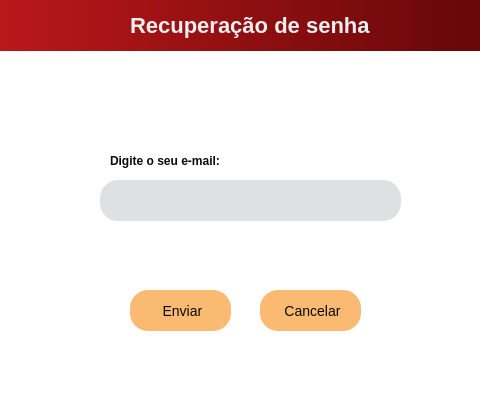
<?xml version="1.0" encoding="UTF-8"?>
<ui version="4.0">
 <class>EmailRecoveryWindow</class>
 <widget class="QDialog" name="EmailRecoveryWindow">
  <property name="geometry">
   <rect>
    <x>0</x>
    <y>0</y>
    <width>480</width>
    <height>400</height>
   </rect>
  </property>
  <property name="sizePolicy">
   <sizepolicy hsizetype="Fixed" vsizetype="Fixed">
    <horstretch>0</horstretch>
    <verstretch>0</verstretch>
   </sizepolicy>
  </property>
  <property name="font">
   <font>
    <family>Segoe UI</family>
   </font>
  </property>
  <property name="windowTitle">
   <string>Eureka®</string>
  </property>
  <property name="windowOpacity">
   <double>1.000000000000000</double>
  </property>
  <property name="styleSheet">
   <string notr="true">* {
    background-color: #ffffff;
	font-style: &quot;Segoe UI&quot;;
 	color: #0B090A;
}

QLabel {
    color: #0B090A;
    font-size: 12px;
    font-weight: bold;
}

QLineEdit {
    background-color: #DFE0E2;
    padding-left: 15px;
    border-radius: 18px;
	font-size: 14px;
}

QPushButton {
    background-color: #fbba72;
    border: 2px;
    border-radius: 18px;
    font-size: 14px;
    font-weight: regular;
}

QPushButton:hover {
    background-color: #399918;
    color: #EEEEEE
}

QPushButton:pressed {
    background-color: #6703c5;
    color: #EEEEEE;
}
</string>
  </property>
  <widget class="QLineEdit" name="email_field">
   <property name="geometry">
    <rect>
     <x>100</x>
     <y>180</y>
     <width>301</width>
     <height>41</height>
    </rect>
   </property>
   <property name="minimumSize">
    <size>
     <width>301</width>
     <height>41</height>
    </size>
   </property>
   <property name="font">
    <font>
     <family>Segoe UI</family>
     <pointsize>-1</pointsize>
     <strikeout>false</strikeout>
    </font>
   </property>
   <property name="focusPolicy">
    <enum>Qt::ClickFocus</enum>
   </property>
   <property name="inputMask">
    <string/>
   </property>
   <property name="text">
    <string/>
   </property>
   <property name="maxLength">
    <number>30</number>
   </property>
   <property name="clearButtonEnabled">
    <bool>true</bool>
   </property>
  </widget>
  <widget class="QLabel" name="email_label">
   <property name="geometry">
    <rect>
     <x>110</x>
     <y>150</y>
     <width>171</width>
     <height>21</height>
    </rect>
   </property>
   <property name="font">
    <font>
     <family>Segoe UI</family>
     <pointsize>-1</pointsize>
     <weight>75</weight>
     <bold>true</bold>
    </font>
   </property>
   <property name="styleSheet">
    <string notr="true">QLabel {
    color: #0B090A;
    font-size: 12px;
    font-weight: bold;
	font-style: &quot;Segoe UI&quot;;
}</string>
   </property>
   <property name="text">
    <string>Digite o seu e-mail:</string>
   </property>
  </widget>
  <widget class="QPushButton" name="btn_send_email">
   <property name="geometry">
    <rect>
     <x>130</x>
     <y>290</y>
     <width>101</width>
     <height>41</height>
    </rect>
   </property>
   <property name="minimumSize">
    <size>
     <width>0</width>
     <height>41</height>
    </size>
   </property>
   <property name="font">
    <font>
     <pointsize>-1</pointsize>
    </font>
   </property>
   <property name="focusPolicy">
    <enum>Qt::TabFocus</enum>
   </property>
   <property name="styleSheet">
    <string notr="true"/>
   </property>
   <property name="text">
    <string> Enviar</string>
   </property>
   <property name="icon">
    <iconset resource="../static/resource.qrc">
     <normaloff>:/icon/icon/enviar.png</normaloff>:/icon/icon/enviar.png</iconset>
   </property>
   <property name="iconSize">
    <size>
     <width>16</width>
     <height>16</height>
    </size>
   </property>
  </widget>
  <widget class="QPushButton" name="btn_close">
   <property name="geometry">
    <rect>
     <x>260</x>
     <y>290</y>
     <width>101</width>
     <height>41</height>
    </rect>
   </property>
   <property name="minimumSize">
    <size>
     <width>0</width>
     <height>41</height>
    </size>
   </property>
   <property name="font">
    <font>
     <pointsize>-1</pointsize>
    </font>
   </property>
   <property name="focusPolicy">
    <enum>Qt::TabFocus</enum>
   </property>
   <property name="styleSheet">
    <string notr="true">QPushButton:hover {
    background-color: #d60000;
    color: #EEEEEE
}</string>
   </property>
   <property name="text">
    <string> Cancelar</string>
   </property>
   <property name="icon">
    <iconset resource="../static/resource.qrc">
     <normaloff>:/icon/icon/excluir (1).png</normaloff>:/icon/icon/excluir (1).png</iconset>
   </property>
   <property name="iconSize">
    <size>
     <width>16</width>
     <height>16</height>
    </size>
   </property>
  </widget>
  <widget class="QWidget" name="window_title_bar" native="true">
   <property name="geometry">
    <rect>
     <x>0</x>
     <y>0</y>
     <width>481</width>
     <height>51</height>
    </rect>
   </property>
   <property name="styleSheet">
    <string notr="true">* {
background-color: qlineargradient(spread:pad, x1:0, y1:0, x2:1, y2:0, stop:0 rgba(186, 24, 27, 255), stop:1 rgba(102, 7, 8, 255));
}</string>
   </property>
   <widget class="QLabel" name="label">
    <property name="geometry">
     <rect>
      <x>130</x>
      <y>10</y>
      <width>261</width>
      <height>31</height>
     </rect>
    </property>
    <property name="font">
     <font>
      <pointsize>-1</pointsize>
      <weight>75</weight>
      <bold>true</bold>
     </font>
    </property>
    <property name="styleSheet">
     <string notr="true">QLabel {
	background-color: transparent;
    color: #EEEEEE;
  	font-style: &quot;Segoe UI&quot;;
    font-size: 22px;
}</string>
    </property>
    <property name="text">
     <string>Recuperação de senha</string>
    </property>
   </widget>
  </widget>
 </widget>
 <resources>
  <include location="../static/resource.qrc"/>
 </resources>
 <connections/>
</ui>
